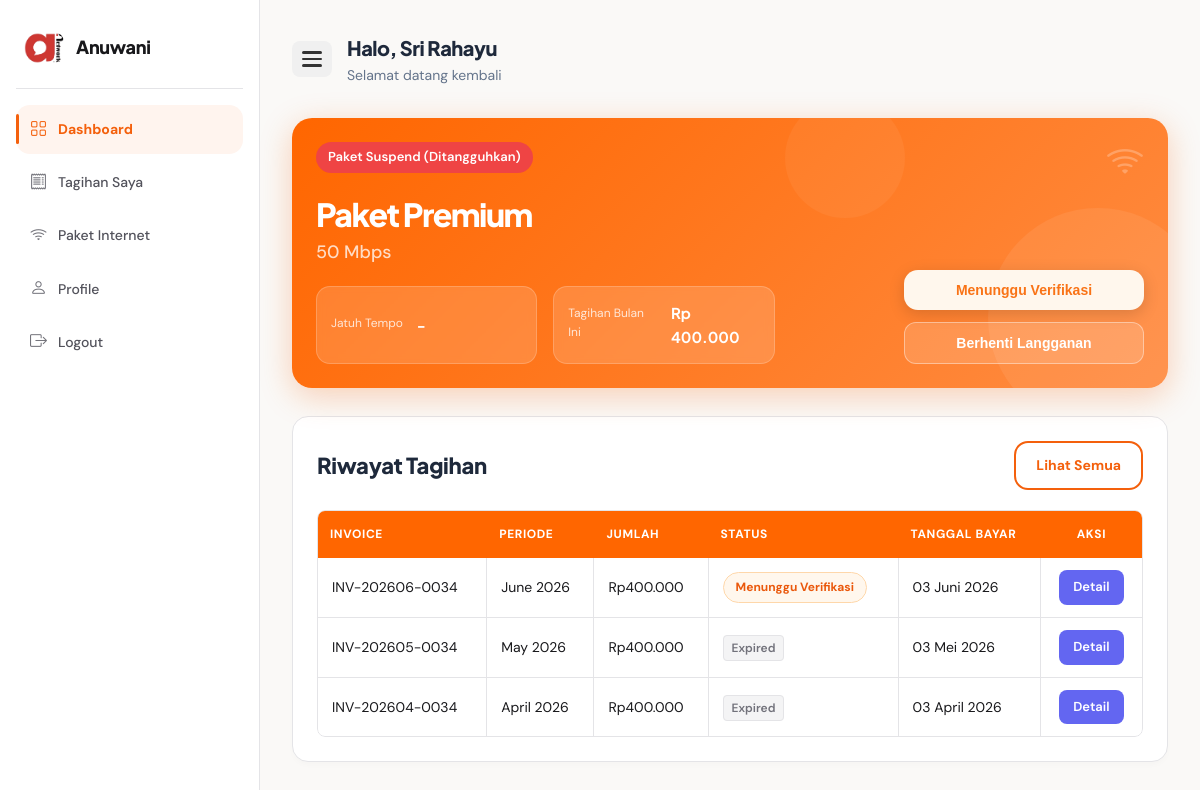
The app's page /customer/index.php (signed in) with its own data.
### tables this page shows
CREATE TABLE `tb_langganan` (
  `id_langganan` int NOT NULL,
  `id_customer` int NOT NULL,
  `id_paket` int NOT NULL,
  `tanggal_mulai` date DEFAULT NULL,
  `tanggal_selesai` date DEFAULT NULL,
  `status_langganan` enum('aktif','suspend','berhenti','menunggu_verifikasi','dicabut') NOT NULL
);

CREATE TABLE `tb_customer` (
  `id_customer` int NOT NULL,
  `id_user` int NOT NULL,
  `nama_customer` varchar(100) NOT NULL,
  `alamat_customer` text NOT NULL,
  `telepon_customer` varchar(20) DEFAULT NULL,
  `email_customer` varchar(100) DEFAULT NULL,
  `sumber_customer` enum('online','offline') DEFAULT NULL,
  `status_customer` enum('aktif','pending','nonaktif') DEFAULT 'pending',
  `created_at` timestamp NOT NULL DEFAULT CURRENT_TIMESTAMP
);

CREATE TABLE `tb_paket` (
  `id_paket` int NOT NULL,
  `nama_paket` varchar(100) NOT NULL,
  `harga` int NOT NULL,
  `kecepatan` varchar(50) NOT NULL,
  `deskripsi` text,
  `status` enum('aktif','nonaktif') DEFAULT 'aktif'
);

CREATE TABLE `tb_transaksi` (
  `id_transaksi` int NOT NULL,
  `id_langganan` int NOT NULL,
  `id_paket_baru` int DEFAULT NULL,
  `kode_invoice` varchar(50) DEFAULT NULL,
  `bulan_tagihan` int DEFAULT NULL,
  `tahun_tagihan` int DEFAULT NULL,
  `jumlah_bayar` int NOT NULL,
  `metode_pembayaran` enum('transfer','qris','cash') DEFAULT NULL,
  `bukti_pembayaran` varchar(255) DEFAULT NULL,
  `status_pembayaran` enum('belum_bayar','menunggu_verifikasi','lunas','expired') DEFAULT 'belum_bayar',
  `jenis_transaksi` enum('baru','perpanjang','upgrade','reaktivasi') NOT NULL,
  `tanggal_bayar` date DEFAULT NULL,
  `created_at` timestamp NOT NULL DEFAULT CURRENT_TIMESTAMP
);

### customer/index.php (the view, shortened to what this page needs)
<?php
require_once __DIR__ . '/../koneksi.php';
$id_user = $_SESSION['id_user'];
$sql = "SELECT c.*, l.id_langganan, l.status_langganan,
        l.tanggal_mulai, l.tanggal_selesai,
        p.nama_paket, p.harga, p.kecepatan
        FROM tb_customer c
        LEFT JOIN tb_langganan l ON c.id_customer = l.id_customer
        LEFT JOIN tb_paket p ON l.id_paket = p.id_paket
        WHERE c.id_user = '$id_user'
        ORDER BY l.id_langganan DESC LIMIT 1";
$query = mysqli_query($koneksi, $sql);
$data = mysqli_fetch_assoc($query);
if ($data && !empty($data['id_langganan'])) {
    $today = date('Y-m-d');
    $due_date = $data['tanggal_selesai'];
    $batas_dicabut = date('Y-m-d', strtotime($due_date . ' + 4 days'));
    if ($data['status_langganan'] != 'berhenti') {
        if ($today > $batas_dicabut && $data['status_langganan'] != 'dicabut') {
            mysqli_query($koneksi, "UPDATE tb_langganan SET status_langganan = 'dicabut' WHERE id_langganan = '{$data['id_langganan']}'");
            mysqli_query($koneksi, "UPDATE tb_transaksi SET status_pembayaran = 'expired' WHERE id_langganan = '{$data['id_langganan']}' AND status_pembayaran = 'belum_bayar'");
            $data['status_langganan'] = 'dicabut';
        }
        elseif ($today > $due_date && $today <= $batas_dicabut && $data['status_langganan'] == 'aktif') {
            mysqli_query($koneksi, "UPDATE tb_langganan SET status_langganan = 'suspend' WHERE id_langganan = '{$data['id_langganan']}'");
            $data['status_langganan'] = 'suspend';
        }
    }
}
$t = null;
$nominal = 0;
$riwayat = mysqli_query($koneksi, "SELECT * FROM tb_transaksi WHERE 1=0");
if ($data && !empty($data['id_langganan'])) {
    $sql_t = "SELECT * FROM tb_transaksi
              WHERE id_langganan = '" . $data['id_langganan'] . "'
              ORDER BY id_transaksi DESC LIMIT 1";
    $tagihan = mysqli_query($koneksi, $sql_t);
    $t = mysqli_fetch_assoc($tagihan);
    $nominal = ($t && $t['status_pembayaran'] != 'lunas') ? $t['jumlah_bayar'] : 0;
    $sql_r = "SELECT * FROM tb_transaksi
              WHERE id_langganan = '" . $data['id_langganan'] . "'
              ORDER BY id_transaksi DESC LIMIT 3";
    $riwayat = mysqli_query($koneksi, $sql_r);
}
function tgl_indo($tgl) {
    if (empty($tgl) || $tgl == '0000-00-00') return '-';
    $b = [1=>'Januari','Februari','Maret','April','Mei','Juni',
          'Juli','Agustus','September','Oktober','November','Desember'];
    $s = explode('-', $tgl);
    return $s[2] . ' ' . $b[(int)$s[1]] . ' ' . $s[0];
}
?>
<!DOCTYPE html>
<html lang="id">
<head>
    <link rel="stylesheet" href="../assets/css/style.css">
    <link rel="stylesheet" href="https://cdn.jsdelivr.net/npm/bootstrap-icons@1.11.3/font/bootstrap-icons.min.css">
</head>
<body>
<div class="dashboard-layout">
    <div class="sidebar">
        <div class="sidebar-logo">
            <img src="../assets/images/logo.png" alt="Logo">
            <h2>Anuwani</h2>
        </div>
        <ul class="sidebar-menu">
            <li>
                <a href="index.php" class="active">
                    <i class="bi bi-grid"></i>
                    <span>Dashboard</span>
                </a>
            <li>
                <a href="tagihan/index.php">
                    <i class="bi bi-receipt"></i>
                    <span>Tagihan Saya</span>
                </a>
            <li>
                <a href="paket/index.php">
                    <i class="bi bi-wifi"></i>
                    <span>Paket Internet</span>
                </a>
            <li>
                <a href="profile/index.php">
                    <i class="bi bi-person"></i>
                    <span>Profile</span>
                </a>
            <li>
                <a href="#" onclick="openLogoutModal()">
                    <i class="bi bi-box-arrow-right"></i>
                    <span>Logout</span>
                </a>
        </ul>
    </div>
    <div class="dashboard-content">
        <div class="topbar">
            <button class="sidebar-toggle" id="sidebarToggle" aria-label="Toggle Sidebar">
                <span></span>
                <span></span>
                <span></span>
            </button>
            <div>
                <h1 style="margin:0; font-size: 20px; color:#1e293b;">Halo, <?= htmlspecialchars($data['nama_customer']); ?></h1>
                <p style="margin:0; font-size: 14px; color:#64748b;">Selamat datang kembali</p>
            </div>
        </div>
        <div class="customer-hero-card">
            <i class="bi bi-wifi hero-wifi-icon"></i>
            <div class="hero-left">
                <?php
                $status_l = strtolower(trim($data['status_langganan'] ?? ''));
                if ($status_l == 'suspend') : ?>
                    <span class="hero-label" style="background-color: #ef4444; color: white;">Paket Suspend (Ditangguhkan)</span>
                <?php elseif ($status_l == 'dicabut') : ?>
                    <span class="hero-label" style="background-color: #71717a; color: white;">Layanan Dicabut</span>
                <?php elseif ($status_l == 'berhenti') : ?>
                    <span class="hero-label" style="background-color: #475569; color: white;">Akan Berhenti</span>
                <?php elseif ($status_l == 'menunggu_verifikasi') : ?>
                    <span class="hero-label" style="background-color: #f59e0b; color: white;">Menunggu Verifikasi</span>
                <?php elseif ($status_l == 'aktif') : ?>
                    <span class="hero-label" style="background-color: #10b981; color: white;">Paket Aktif</span>
                <?php else : ?>
                    <span class="hero-label" style="background-color: rgba(255,255,255,0.25); color: white;">Belum Berlangganan</span>
                <?php endif; ?>
                <h1 class="hero-package"><?= $data['nama_paket'] ?? 'Belum Berlangganan'; ?></h1>
                <h2 class="hero-speed" style="opacity: 0.9; font-weight: 500; font-size: 18px; margin: 0;"><?= $data['kecepatan'] ?? '-'; ?></h2>
                <div class="hero-info-wrapper">
                    <div class="hero-info-box">
                        <span style="font-size: 12px; opacity: 0.8; display:block; margin-bottom:4px;">Jatuh Tempo</span>
                            <h3 style="margin:0; font-size:15px; font-weight:700;">
                                <?= ($status_l == 'dicabut') ? '-' : tgl_indo($data['tanggal_selesai']); ?>
                            </h3>
                        </div>
                        <div class="hero-info-box">
                            <span style="font-size: 12px; opacity: 0.8; display:block; margin-bottom:4px;">Tagihan Bulan Ini</span>
                            <h3 style="margin:0; font-size:15px; font-weight:700;">
                                <?= ($status_l == 'dicabut') ? '-' : (($nominal > 0) ? 'Rp '.number_format($nominal, 0, ',', '.') : 'Tidak Ada'); ?>
                            </h3>
                    </div>
                </div>
            </div>
                <div class="hero-right">
                    <div style="width: 100%;">
                        <?php
                        $status_pembayaran = strtolower(trim($t['status_pembayaran'] ?? ''));
                        $status_langganan = strtolower(trim($data['status_langganan'] ?? ''));
                        ?>
                        <?php if($status_langganan == 'dicabut') : ?>
                            <button class="hero-button btn-dicabut" disabled>Layanan Dicabut</button>
                        <?php elseif($status_pembayaran == 'expired') : ?>
                            <button class="hero-button" disabled style="background:#71717a; border:none;">Tagihan Kadaluarsa</button>
                        <?php elseif($status_pembayaran == 'belum_bayar') : ?>
                            <a href="tagihan/bayar.php?id=<?= $t['id_transaksi']; ?>" class="hero-button">Bayar Tagihan</a>
                        <?php elseif($status_pembayaran == 'menunggu_verifikasi') : ?>
                            <button class="hero-button waiting-btn" disabled>Menunggu Verifikasi</button>
                        <?php else : ?>
                            <button class="hero-button disabled-btn" disabled>Belum Ada Tagihan</button>
                        <?php endif; ?>
                        <?php if (in_array($status_langganan, ['aktif', 'suspend'])) : ?>
                            <button type="button" class="btn-outline-danger" onclick="openBerhentiModal()">Berhenti Langganan</button>
                        <?php else : ?>
                            <button type="button" class="btn-outline-danger" disabled>Berhenti Langganan</button>
                        <?php endif; ?>
                    </div>
                </div>
        </div>
        <div class="table-card">
            <div class="table-header">
                <h3 style="margin:0; color:#1e293b;">Riwayat Tagihan</h3>
                <a href="tagihan/index.php" class="btn-orange-outline">Lihat Semua</a>
            </div>
            <div style="overflow-x:auto; width: 100%; border-radius: 8px;">
                <table>
                    <thead>
                        <tr>
                            <th>Invoice</th><th>Periode</th><th>Jumlah</th>
                            <th>Status</th><th>Tanggal Bayar</th><th style="text-align:center;">Aksi</th>
                        </tr>
                    </thead>
                    <tbody>
                    <?php if (mysqli_num_rows($riwayat) > 0) : ?>
                        <?php while ($r = mysqli_fetch_assoc($riwayat)) :
                            $s_pay = strtolower($r['status_pembayaran']);
                            $class = ($s_pay == 'lunas') ? 'active' : (($s_pay == 'menunggu_verifikasi') ? 'pending' : (($s_pay == 'expired') ? 'expired' : 'belum'));
                            $text  = ($s_pay == 'lunas') ? 'Lunas' : (($s_pay == 'menunggu_verifikasi') ? 'Menunggu Verifikasi' : (($s_pay == 'expired') ? 'Expired' : 'Belum Bayar'));
                            $format_bulan = sprintf('%02d', $r['bulan_tagihan']);
                            $string_tanggal = $r['tahun_tagihan'] . '-' . $format_bulan . '-01';
                            $periode_tgl = date('F Y', strtotime($string_tanggal));
                        ?>
                        <tr>
                            <td><?= $r['kode_invoice'] ?? '-'; ?></td>
                            <td><?= $periode_tgl; ?></td>
                            <td>Rp<?= number_format($r['jumlah_bayar'], 0, ',', '.'); ?></td>
                            <td><span class="status-<?= $class; ?>"><?= $text; ?></span></td>
                            <td><?= !empty($r['tanggal_bayar']) ? tgl_indo($r['tanggal_bayar']) : '-'; ?></td>
                            <td style="text-align:center;">
                                <?php if ($s_pay == 'belum') : ?>
                                <a href="tagihan/bayar.php?id=<?= $r['id_transaksi']; ?>" class="btn-bayar">Bayar</a>
                                <?php else : ?>
                                    <a href="tagihan/detail.php?id=<?= $r['id_transaksi']; ?>" class="btn-detail">Detail</a>
                                <?php endif; ?>
                            </td>
                        </tr>
                        <?php endwhile; ?>
                    <?php else : ?>
                        <tr><td colspan="6" style="text-align:center; color:#a1a1aa; padding:30px;">Belum ada tagihan</td></tr>
                    <?php endif; ?>
                    </tbody>
                </table>
            </div>
        </div>
    </div>
</div>
</body>
</html>

### records on screen
tb_langganan: id_customer.nama_customer "Sri Rahayu", id_paket.nama_paket "Paket Premium", id_paket.kecepatan "50 Mbps", tanggal_selesai "-"
tb_transaksi: nominal "400.000", kode_invoice "INV-202606-0034", periode_tgl "June 2026", jumlah_bayar "400.000", status_pembayaran "Menunggu Verifikasi", tanggal_bayar "03 Juni 2026"
tb_transaksi: kode_invoice "INV-202605-0034", periode_tgl "May 2026", jumlah_bayar "400.000", status_pembayaran "Expired", tanggal_bayar "03 Mei 2026"
tb_transaksi: kode_invoice "INV-202604-0034", periode_tgl "April 2026", jumlah_bayar "400.000", status_pembayaran "Expired", tanggal_bayar "03 April 2026"
